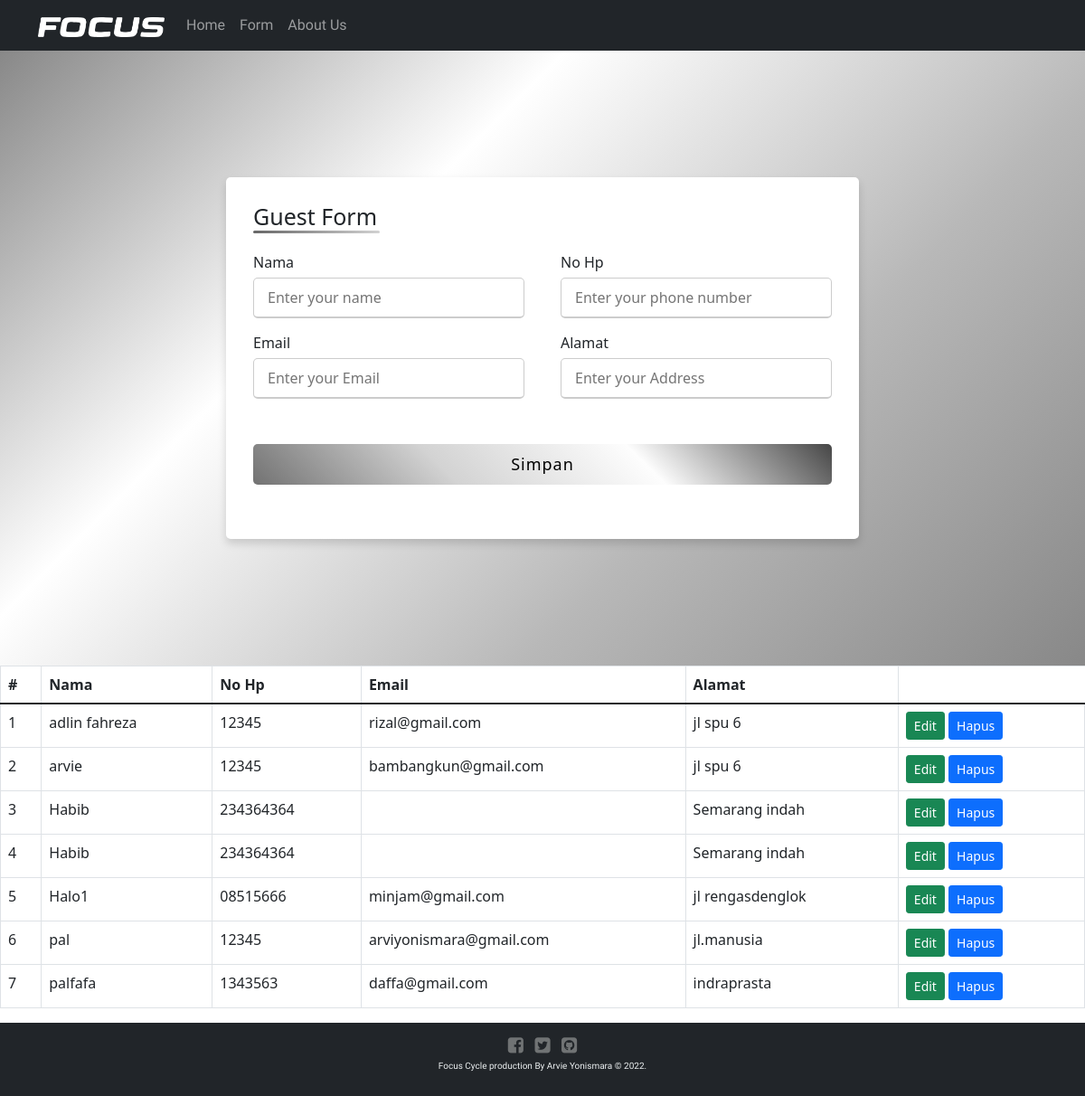
Screenshot of /crud.php with the database file from the repository.
### tables this page shows
CREATE TABLE `crud` (
  `id` int(11) NOT NULL,
  `nama` varchar(50) NOT NULL,
  `no_hp` varchar(15) NOT NULL,
  `email` varchar(25) NOT NULL,
  `alamat` text NOT NULL
);

### crud.php (the view, shortened to what this page needs)
<!DOCTYPE html>
<html lang="en">
<head>
	<link href="https://cdn.jsdelivr.net/npm/bootstrap@5.1.3/dist/css/bootstrap.min.css" rel="stylesheet"
>
	<link rel="stylesheet" href="crud.css">
</head>
<body>
	<nav class="navbar navbar-expand-lg navbar-dark bg-dark">
		<div class="container">
			<a class="navbar-brand" href="#">
				<img src="img/focus.png" width="140">
			</a>
			<div class="collapse navbar-collapse" id="navbarNavAltMarkup">
				<div class="navbar-nav">
					<a class="nav-link" href="index.php">Home</a>
					<a class="nav-link" href="tambah.php">Form</a>
					<a class="nav-link" href="about.html">About Us</a>
				</div>
			</div>
		</div>
	</nav>
	<div class="container3">
		<div class="container4">
			<div class="title">Guest Form</div>
			<div class="content">
				<form action="tambah.php" method="POST">
					<div class="user-details">
						<div class="input-box">
							<span class="details">Nama</span>
							<input type="text" name="nama" placeholder="Enter your name" required>
						</div>
						<div class="input-box">
							<span class="details">No Hp</span>
							<input type="number" name="no_hp" placeholder="Enter your phone number" required>
						</div>
						<div class="input-box">
							<span class="details">Email</span>
							<input type="text" name="email" placeholder="Enter your Email" required>
						</div>
						<div class="input-box">
							<span class="details">Alamat</span>
							<input type="text" name="alamat" placeholder="Enter your Address" required>
						</div>
					</div>
					<div class="button2">
						<input type="submit" name="submit" value="Simpan">
					</div>
				</form>
			</div>
		</div>
	</div>
	<?php
	require_once("connector.php");
	$query = mysqli_query($conn,"SELECT * FROM crud ORDER BY nama ASC");
	?>
	<div class="row">
		<div class="col-md-12">
			<table class="table table-bordered table-hover table-stripped">
				<thead>
					<tr>
						<th>#</th>
						<th>Nama </th>
						<th>No Hp</th>
						<th>Email</th>
						<th>Alamat</th>
					</tr>
				</thead>
				<tbody>
					<?php $no = 1; ?>
					<?php while($row = mysqli_fetch_array($query)) : ?>
					<tr>
						<td><?php echo $no ?></td>
						<td><?php echo $row['nama'] ?></td>
						<td><?php echo $row['no_hp'] ?></td>
						<td><?php echo $row['email'] ?></td>
						<td><?php echo $row['alamat'] ?></td>
						<td>
						<a href="edit.php?id=<?php echo $row ['id']?>" class="btn btn-sm btn-success">Edit</a>
						<a href="hapus.php?id=<?php echo $row ['id']?>" class="btn btn-sm btn-primary">Hapus</a>
						</td>
					</tr>
					<?php $no++?>
					<?php endwhile; ?>
				</tbody>
			</table>
		</div>
	</div>
	<div class="footer">
		<a href="#">
			<i class="fa fa-facebook-square fa-2x"></i>
		</a>
		<a href="#">
			<i class="fa fa-twitter-square fa-2x"></i>
		</a>
		<a href="#" target="_blank">
			<i class="fa fa-github-square fa-2x"></i>
		</a>
		<p>Focus Cycle production By Arvie Yonismara &copy; 2022.</p>
	</div>
</body>
</html>

### crud.css (style rules this page uses)
html { position: relative; min-height: 100%; }
.navbar { font-family: 'Dela Gothic One', cursive; }
.container3 { height: 85vh; display: flex; justify-content: center; align-items: center; padding: 10px; background: linear-gradient(135deg, #888888, #fff, #b8b8b8, #888888); }
.container4 { max-width: 700px; width: 100%; background-color: #fff; padding: 25px 30px; border-radius: 5px; box-shadow: 0 5px 10px rgba(0, 0, 0, 0.15); }
.container4 .title { font-size: 25px; font-weight: 500; position: relative; }
.container4 .title::before { content: ""; position: absolute; left: 0; bottom: 0; height: 3px; width: 140px; border-radius: 5px; background: linear-gradient(135deg, #666666, #d3d3d3); }
.content form .user-details { display: flex; flex-wrap: wrap; justify-content: space-between; margin: 20px 0 12px 0; }
form .user-details .input-box { margin-bottom: 15px; width: calc(100% / 2 - 20px); }
form .input-box span.details { display: block; font-weight: 500; margin-bottom: 5px; }
.user-details .input-box input { height: 45px; width: 100%; outline: none; font-size: 16px; border-radius: 5px; padding-left: 15px; border: 1px solid #ccc; border-bottom-width: 2px; transition: all 0.3s ease; }
form .button2 { height: 45px; margin: 35px 0 }
form .button2 input { height: 100%; width: 100%; border-radius: 5px; border: none; color: black; font-size: 18px; font-weight: 500; letter-spacing: 1px; cursor: pointer; transition: all 0.3s ease; background: linear-gradient(-135deg, rgb(70, 70, 70), #fdfdfd, #d3d3d3, #727272); }
.footer { background-color: #212529; color: #ecf0f1; font-family: 'Dela Gothic One', cursive; text-align: center; font-size: 10px; padding: 10px; }
.footer a { text-decoration: none; color: #707374; }
.fa { padding: 5px; }

### rows the page displays
crud: nama "adlin fahreza", no_hp "12345", email "rizal@gmail.com", alamat "jl spu 6"
crud: nama "arvie", no_hp "12345", email "bambangkun@gmail.com", alamat "jl spu 6"
crud: nama "Habib", no_hp "234364364", alamat "Semarang indah"
crud: nama "Habib", no_hp "234364364", alamat "Semarang indah"
crud: nama "Halo1", no_hp "08515666", email "minjam@gmail.com", alamat "jl rengasdenglok"
crud: nama "pal", no_hp "12345", email "arviyonismara@gmail.com", alamat "jl.manusia"
crud: nama "palfafa", no_hp "1343563", email "daffa@gmail.com", alamat "indraprasta"
